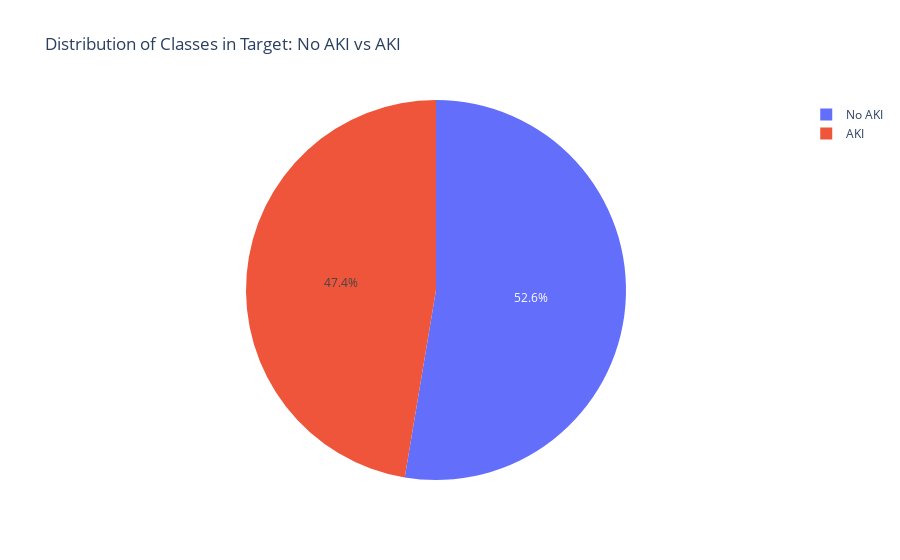

The cell this chart's notebook holds for it:
### Code cell
import plotly.express as px

targets = ytrain.value_counts()
labels = {0:'No AKI', 1:'AKI'}

fig = px.pie(targets, values=targets.values, names=labels, title='Distribution of Classes in Target: No AKI vs AKI')
fig.show()

### Figure 1 — Plotly figure (JSON) as saved in the notebook; plotly's stock layout.template omitted (floating-point values rounded to 4 significant figures)
{"data": [{"domain": {"x": [0, 1], "y": [0, 1]}, "hovertemplate": "label=%{label}<br>value=%{value}<extra></extra>", "labels": ["No AKI", "AKI"], "legendgroup": "", "name": "", "showlegend": true, "type": "pie", "values": [21440, 19296]}], "layout": {"legend": {"tracegroupgap": 0}, "title": {"text": "Distribution of Classes in Target: No AKI vs AKI"}}}
